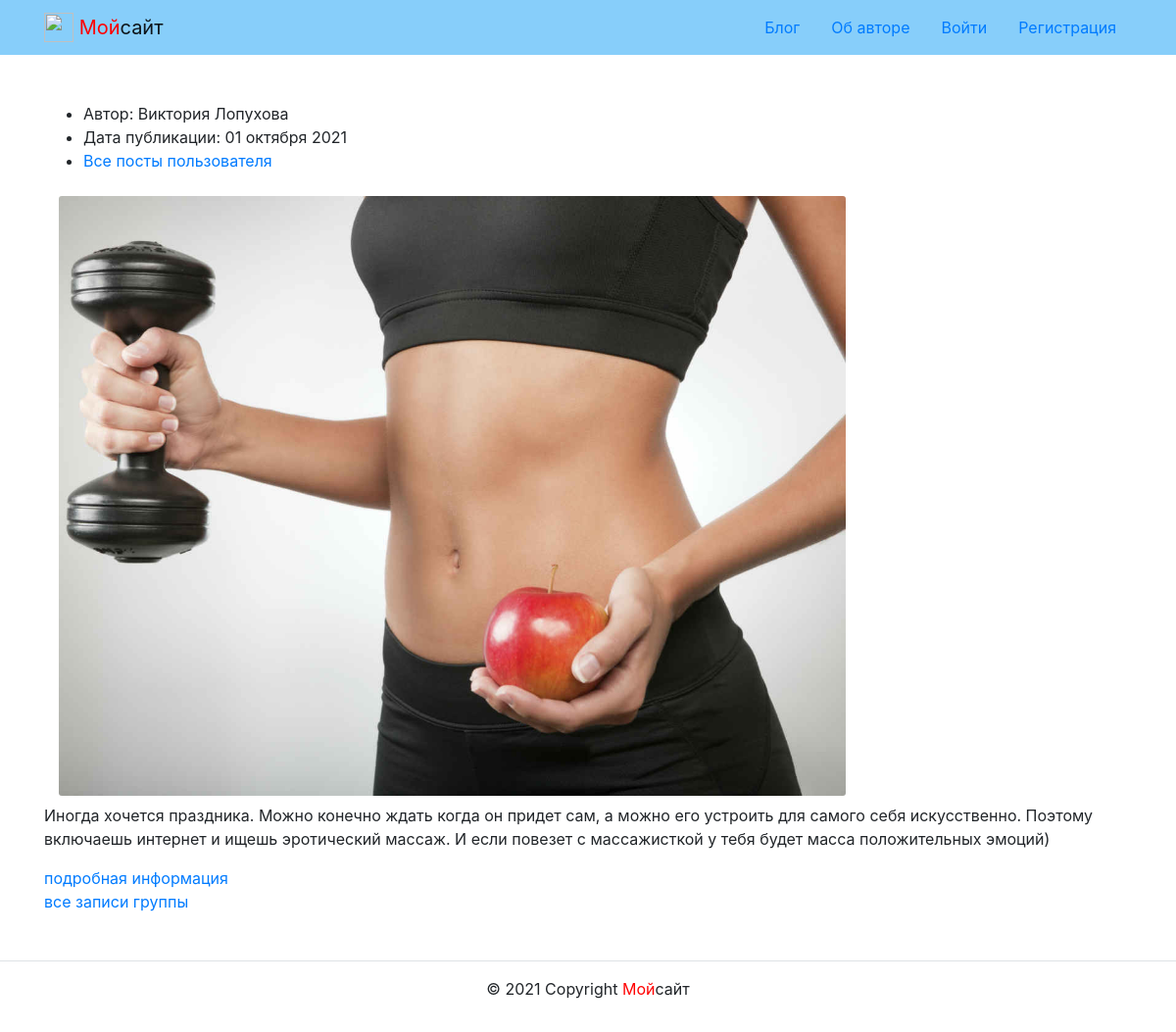
The page / on the database its author committed.
### home/models.py (models this page shows, shortened)
class Post(models.Model):
    text = models.TextField(
        verbose_name='Пост',
        help_text='Поле для ввода поста')
    pub_date = models.DateTimeField(
        auto_now_add=True,
        verbose_name='Дата публикации',
        help_text='Дата публикации')
    author = models.ForeignKey(
        User,
        on_delete=models.CASCADE,
        related_name='posts',
        verbose_name='Автор публикации',
        help_text='автор публикации')
    group = models.ForeignKey(
        Group,
        on_delete=models.SET_NULL,
        related_name='posts',
        blank=True, null=True,
        verbose_name='Группа постов',
        help_text='Поле для ввода группы постов')
    image = models.ImageField(
        'Картинка',
        upload_to='home/',
        blank=True,
        null=True,
        help_text='Загрузите картинку'
    )
    class Meta:
        ordering = ('-pub_date',)
        verbose_name = 'Пост'
        verbose_name_plural = 'Посты'

### home/views.py (the view)
# urls.py: path('', views.index, name='index'),
def index(request):
    post_list = Post.objects.all()
    paginator = Paginator(post_list, number_of_elements_in_page)
    page_number = request.GET.get('page')
    page_obj = paginator.get_page(page_number)
    context = {'page_obj': page_obj}
    return render(request, 'home/index.html', context)

### core/context_processors/year.py (called while the page is built)
def year(request):
    return {'year': dt.datetime.now().year}

### templates/home/index.html (shortened to what this page needs)
{% extends 'base.html' %}
{% block content %}
{% load thumbnail %}
{% load cache %}
{% cache 20 index_page page_obj %}
  <div class="container py-5">
    {% for post in page_obj %}
      {% include 'home/includes/post_list.html' %}
      {% if post.group.slug %}
        <a href="{% url 'home:group_list' post.group.slug %}">все записи группы</a>
      {% endif %}
    {% endfor %}
  </div>
{% endcache %}
{% endblock %}

### templates/home/includes/post_list.html
{% load thumbnail %}
<article>
  <ul>
    <li>
      Автор: {{ post.author.get_full_name }}
    </li>
    <li>
        Дата публикации: {{ post.pub_date|date:"d E Y" }}
    </li>
    <li>
        <a href="{% url 'home:profile' post.author.username %}">Все посты пользователя</a>
    </li>
    </ul>
    <aside class="col-12 col-md-9 col-md-9">
    {% thumbnail post.image "900x614" crop="center" upscale=True as im %}
          <img class="card-img my-2" src="{{ im.url }}">
          {% endthumbnail %}
         </aside>
    <p>{{ post.text | linebreaksbr }}</p>
  <a href="{% url 'home:post_detail' post.pk %}">подробная информация </a>
</article>

### rows shown on the page
Post: author.get_full_name "Виктория Лопухова", pub_date "01 октября 2021", text "Иногда хочется праздника. Можно конечно ждать когда он придет сам, а можно его устроить для самого себя искусственно. Поэтому включаешь интернет и ищешь эротический массаж. И если повезет с массажисткой у тебя будет масса положительных эмоций)", shows "все записи группы"
